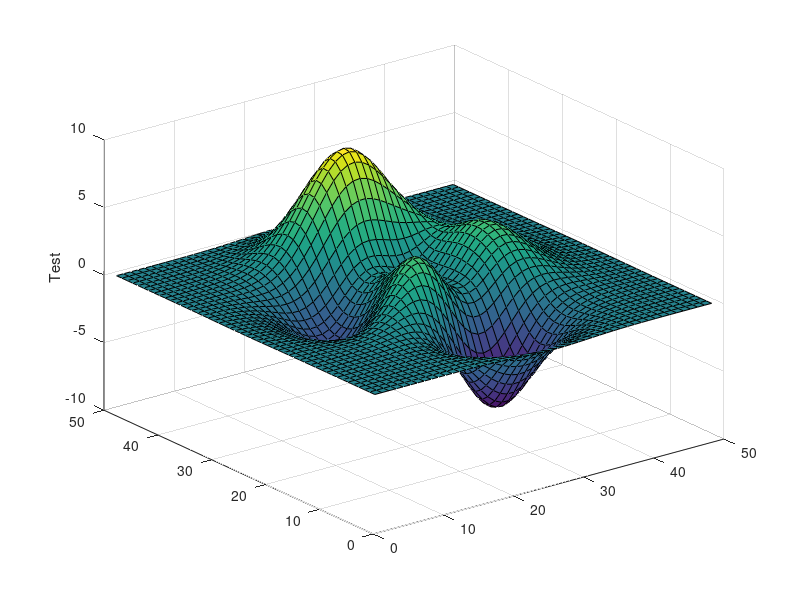

This figure's MATLAB source:
function result = test_zlabel_003
result = false;
a = figure;
surf(peaks);
h = gca;
zlabel(h,'Test');
drawnow;
close(a);
result = true;
